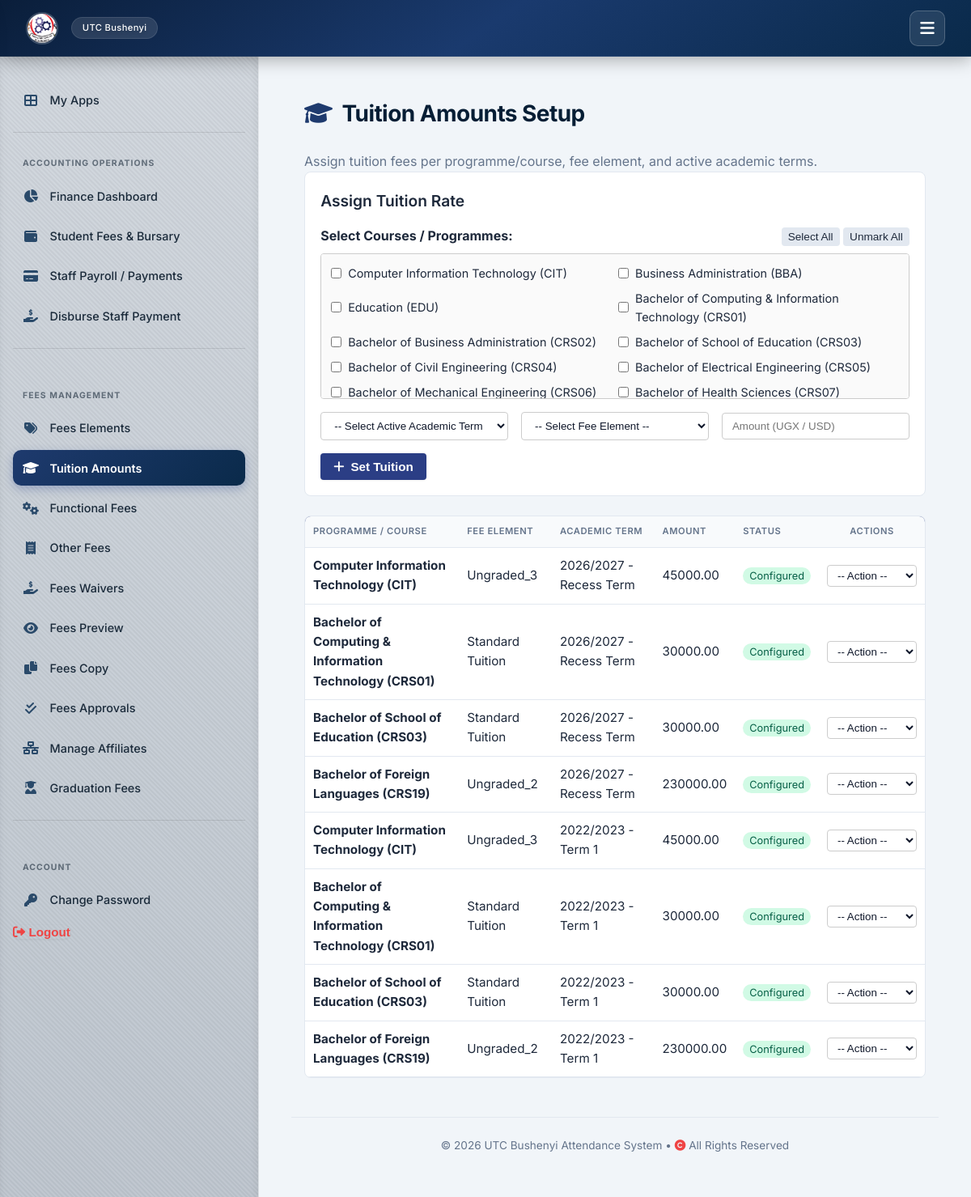
Page /fees/tuition/ (signed in) on the earlier database version.
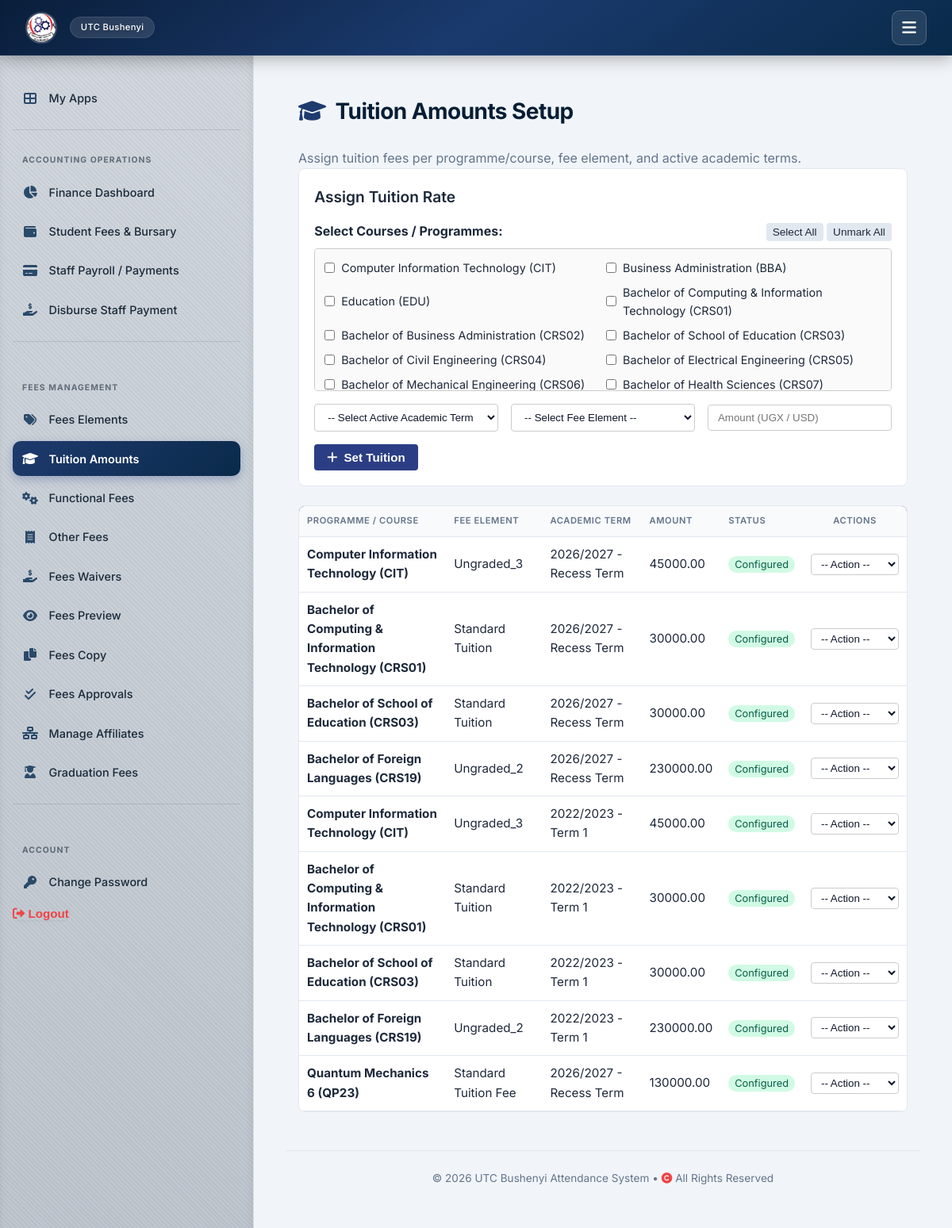
Same page on the later database version.
### attendance/models.py (models this page shows, shortened)
class Course(models.Model):
    APPROVAL_STATUS_CHOICES = [
        ('PENDING', 'Pending'),
        ('APPROVED', 'Approved'),
        ('REJECTED', 'Rejected'),
    ]
    STUDY_LEVEL_CHOICES = [
        ('CERTIFICATE', 'Certificate'),
        ('DIPLOMA', 'Diploma'),
        ('HIGHER DIPLOMA', 'Higher Diploma'),
        ('DEGREE', 'Degree'),
    ]
    code = models.CharField(max_length=20, primary_key=True, help_text="Maps to 'programme_code'.")
    name = models.CharField(max_length=255, help_text="Maps to 'programme_title'.")
    department = models.ForeignKey(Department, on_delete=models.SET_NULL, null=True, blank=True, related_name='courses')
    is_modular = models.BooleanField(
        default=False,
        help_text="Maps to 'is_modular' - whether the programme can be taken/enrolled module-by-module rather than as a full programme."
    )
    create_approval_status = models.CharField(
        max_length=20, choices=APPROVAL_STATUS_CHOICES, default='PENDING',
        help_text="Maps to 'create_approval_status' - approval state of this programme record in the source system."
    )
    duration_measure = models.CharField(
        max_length=20, default='YEAR', blank=True, null=True,
        help_text="Maps to 'duration_measure', e.g. YEAR. The unit that ProgrammeSetting.duration_years is counted in."
    )
    duration_measure_source_id = models.CharField(
        max_length=20, blank=True, null=True,
        help_text="Maps to 'duration_measure_id' - the source system's internal lookup id for duration_measure."
    )
    duration_measure_label = models.CharField(
        max_length=50, blank=True, null=True,
        help_text="Maps to 'duration_measure_label'. Always blank in the ALL_Programmes export seen so far, kept for forward compatibility."
    )
    study_level = models.CharField(
        max_length=30, choices=STUDY_LEVEL_CHOICES, blank=True, null=True,
        help_text="Maps to 'study_level', e.g. DIPLOMA, HIGHER DIPLOMA, CERTIFICATE."
    )
    study_level_source_id = models.CharField(
        max_length=20, blank=True, null=True,
        help_text="Maps to 'programme_study_level_id' - the source system's internal lookup id for study_level."
    )
    study_level_label = models.CharField(
        max_length=50, blank=True, null=True,
        help_text="Maps to 'study_level_label'. Always blank in the ALL_Programmes export seen so far, kept for forward compatibility."
    )
    award = models.CharField(
        max_length=100, blank=True, null=True,
        help_text="Maps to 'award' - the qualification awarded on completion. Mirrors study_level in the exports seen so far, but modelled separately since the source treats them as distinct fields."
    )
    award_label = models.CharField(
        max_length=100, blank=True, null=True,
        help_text="Maps to 'award_label'. Always blank in the ALL_Programmes export seen so far, kept for forward compatibility."
    )
    version_title = models.CharField(
        max_length=100, blank=True, null=True,
        help_text="Maps to 'version_title' - curriculum version label from the source system, when set."
    )

class TuitionAmount(models.Model):
    course = models.ForeignKey(Course, on_delete=models.CASCADE, related_name='tuition_amounts')
    term = models.ForeignKey(AcademicTerm, on_delete=models.CASCADE, related_name='tuition_amounts')
    fee_element = models.ForeignKey(FeeElement, on_delete=models.CASCADE, related_name='tuition_amounts', null=True, blank=True)
    amount = models.DecimalField(max_digits=12, decimal_places=2, default=Decimal('0.00'))
    is_approved = models.BooleanField(default=False)
    class Meta:
        unique_together = ('course', 'term', 'fee_element')

class FeeElement(models.Model):
    ELEMENT_TYPES = [
        ('TUITION', 'Tuition Fee'),
        ('FUNCTIONAL', 'Functional Fee'),
        ('OTHER', 'Other / Sundry Fee'),
        ('GRADUATION', 'Graduation Fee'),
    ]
    code = models.CharField(max_length=30, unique=True)
    name = models.CharField(max_length=255)
    fee_type = models.CharField(max_length=20, choices=ELEMENT_TYPES, default='FUNCTIONAL')
    description = models.TextField(blank=True, null=True)
    is_active = models.BooleanField(default=True)

class AcademicTerm(models.Model):
    TERM_CHOICES = [
        ('TERM_1', 'Term 1'),
        ('TERM_2', 'Term 2'),
        ('TERM_3', 'Term 3'),
        ('RECESS', 'Recess Term'),
        ('SEMESTER_1', 'Semester 1'),
        ('SEMESTER_2', 'Semester 2'),
    ]
    academic_year = models.CharField(max_length=9, help_text="E.g., 2025/2026")
    term = models.CharField(max_length=10, choices=TERM_CHOICES)
    start_date = models.DateField()
    end_date = models.DateField()
    is_current = models.BooleanField(default=False)
    class Meta:
        unique_together = ('academic_year', 'term')
        verbose_name = "Academic Term"
    def __str__(self):
        return f"{self.academic_year} - {self.get_term_display()}"

### attendance/views_admin.py (the view, shortened to what this page needs)
# urls.py: path('fees/tuition/', views_admin.tuition_amounts, name='tuition_amounts'),
@login_required
def tuition_amounts(request):
    tuitions = TuitionAmount.objects.select_related('course', 'term').all()
    courses = Course.objects.all()
    terms = AcademicTerm.objects.filter(is_current=True)
    fee_elements = FeeElement.objects.all()
    context = {
        'tuitions': tuitions,
        'courses': courses,
        'terms': terms,
        'fee_elements': fee_elements,
        'active_tab': 'tuition'
    }
    return render(request, 'attendance/tuition_amounts.html', context)

### attendance/context_processors.py (called while the page is built)
def institution_info(request):
    return {'institution': Institution.objects.first()}

### templates/attendance/tuition_amounts.html (shortened to what the changed rows need)
{% extends 'attendance/base.html' %}
{% block content %}
<div style="display: flex; gap: 1.5rem;">
    <div style="flex: 1; padding: 1rem;">
        <h2><i class="fas fa-graduation-cap"></i> Tuition Amounts Setup</h2>
        <div style="margin-bottom: 1.5rem; background: #ffffff; padding: 1.2rem; border-radius: 8px; border: 1px solid var(--border);">
            <form method="POST" style="display: flex; flex-direction: column; gap: 1rem; margin-top: 1rem;">
                <div>
                    <div class="course-grid">
                        {% for c in courses %}
                        <label class="course-item">
                            <input type="checkbox" name="courses" value="{{ c.code }}" class="course-checkbox">
                            <span>{{ c.name }} ({{ c.code }})</span>
                        </label>
                        {% empty %}
                        <p style="color: #64748b; margin: 0;">No courses registered.</p>
                        {% endfor %}
                    </div>
                </div>
            </form>
        </div>
        <div style="background: #ffffff; border: 1px solid var(--border); border-radius: 8px; overflow: hidden;">
            <table style="width: 100%; border-collapse: collapse;">
                <thead>
                    <tr style="background: #2b3e85; color: white; text-align: left;">
                        <th style="padding: 10px;">Programme / Course</th>
                        <th style="padding: 10px;">Fee Element</th>
                        <th style="padding: 10px;">Academic Term</th>
                        <th style="padding: 10px;">Amount</th>
                        <th style="padding: 10px;">Status</th>
                        <th style="padding: 10px; text-align: center;">Actions</th>
                    </tr>
                </thead>
                <tbody>
                    {% for t in tuitions %}
                    <tr style="border-bottom: 1px solid #e2e8f0; color: #1e293b;">
                        <td style="padding: 10px; font-weight: bold;">{{ t.course.name }} ({{ t.course.code }})</td>
                        <td style="padding: 10px;">{{ t.fee_element.name|default:"Standard Tuition" }}</td>
                        <td style="padding: 10px;">{{ t.term }}</td>
                        <td style="padding: 10px;">{{ t.amount }}</td>
                        <td style="padding: 10px;">
                            <span style="padding: 3px 8px; border-radius: 12px; font-size: 0.8rem; background: #d1fae5; color: #065f46;">Configured</span>
                        </td>
                        <td style="padding: 10px; text-align: center;">
                            <select onchange="handleAction(this, '{{ t.id }}', '{{ t.amount }}', '{{ t.course.name|escapejs }}', '{{ t.fee_element_id }}')" style="padding: 4px 8px; border-radius: 4px; border: 1px solid #ccc; cursor: pointer;">
                                <option value="">-- Action --</option>
                            </select>
                        </td>
                    </tr>
                    {% empty %}
                    <tr>
                        <td colspan="6" style="padding: 20px; text-align: center; color: #64748b;">No tuition rates established yet.</td>
                    </tr>
                    {% endfor %}
                </tbody>
            </table>
        </div>
    </div>
</div>
{% endblock %}

Differences in the rows shown:
added TuitionAmount: course.name "Quantum Mechanics 6", course.code "QP23", fee_element.name "Standard Tuition Fee", term "2026/2027 - Recess Term", amount "130000.00"
